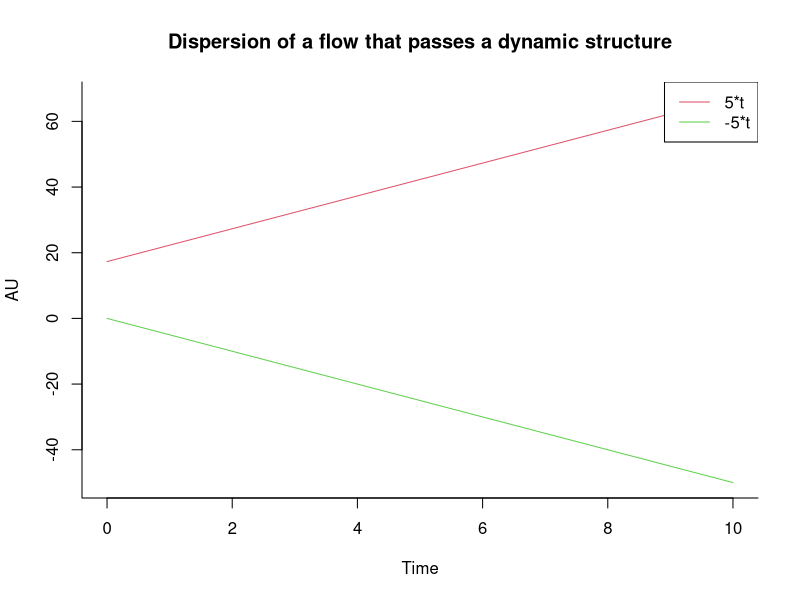
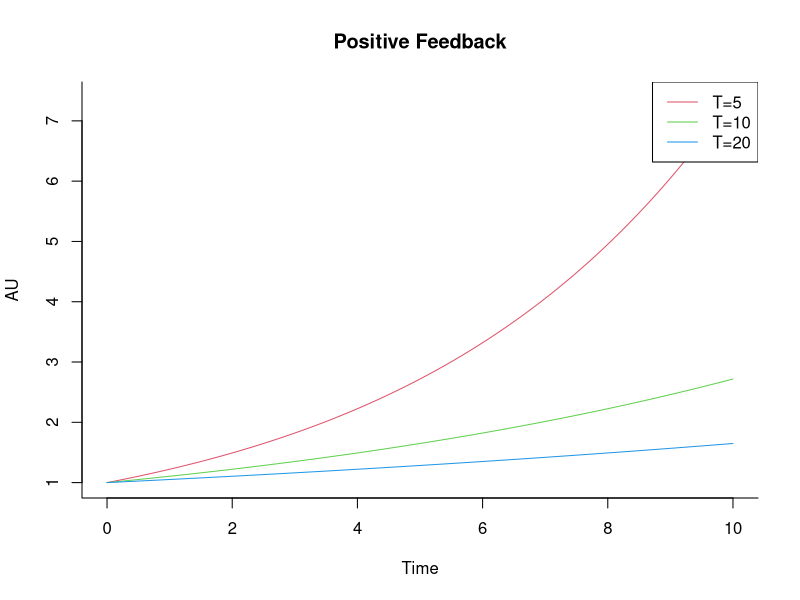
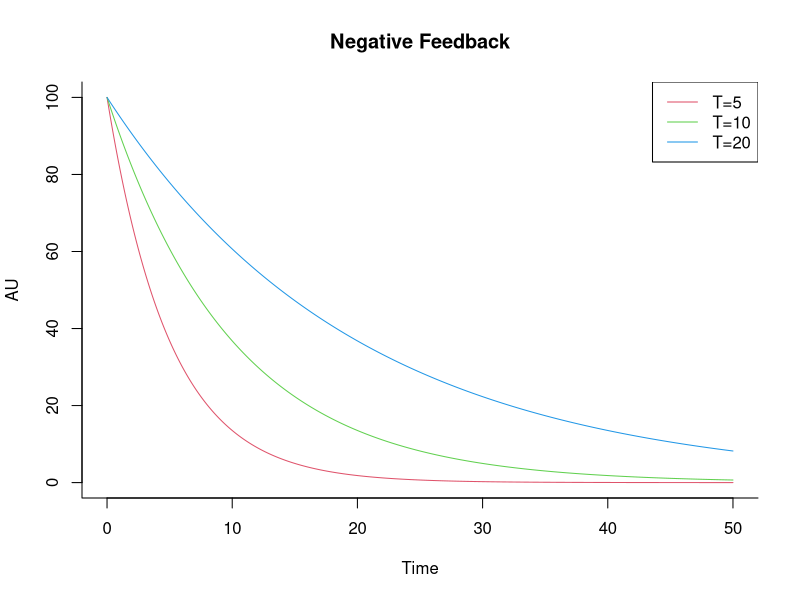
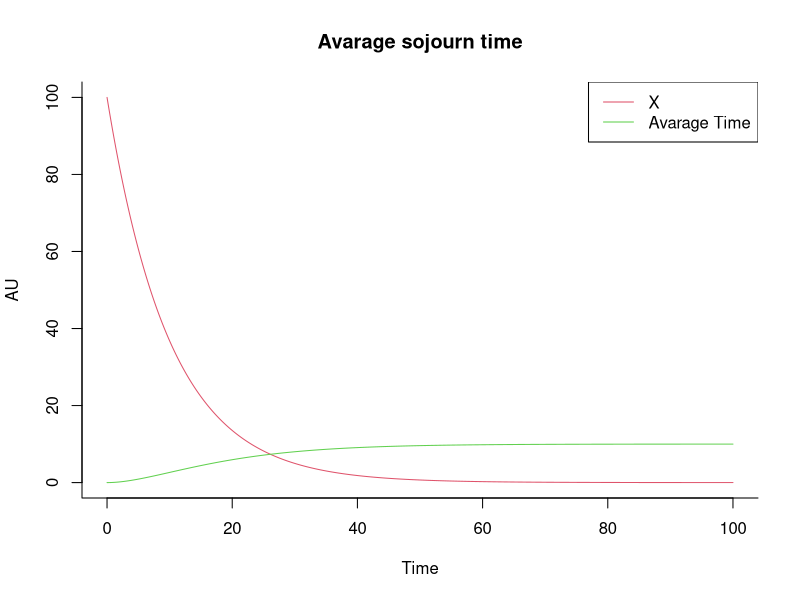
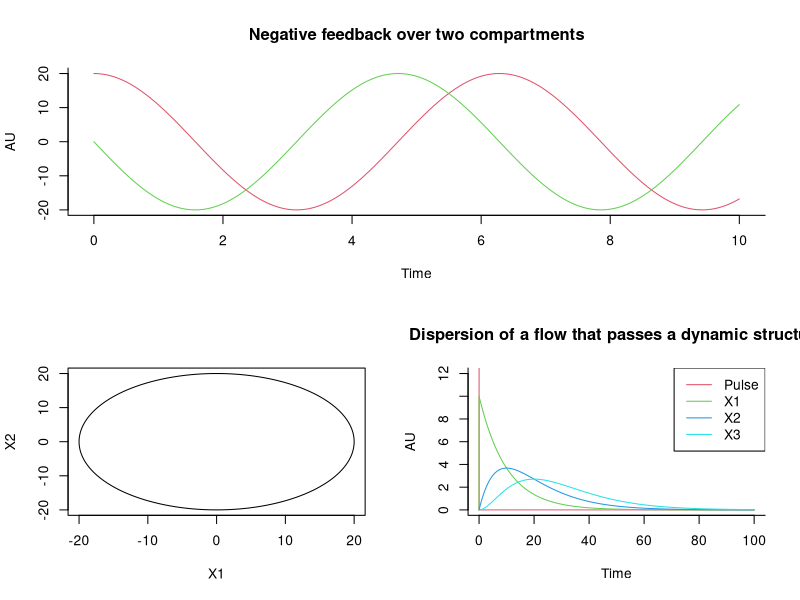
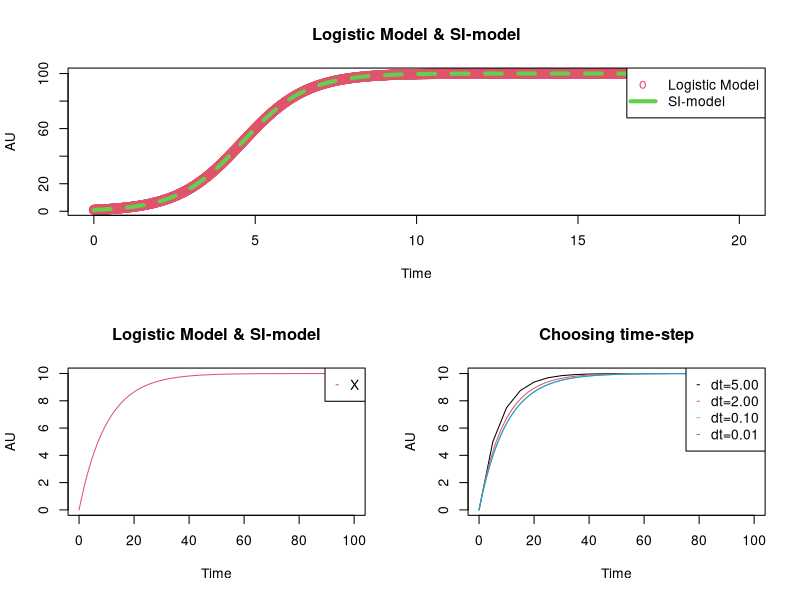
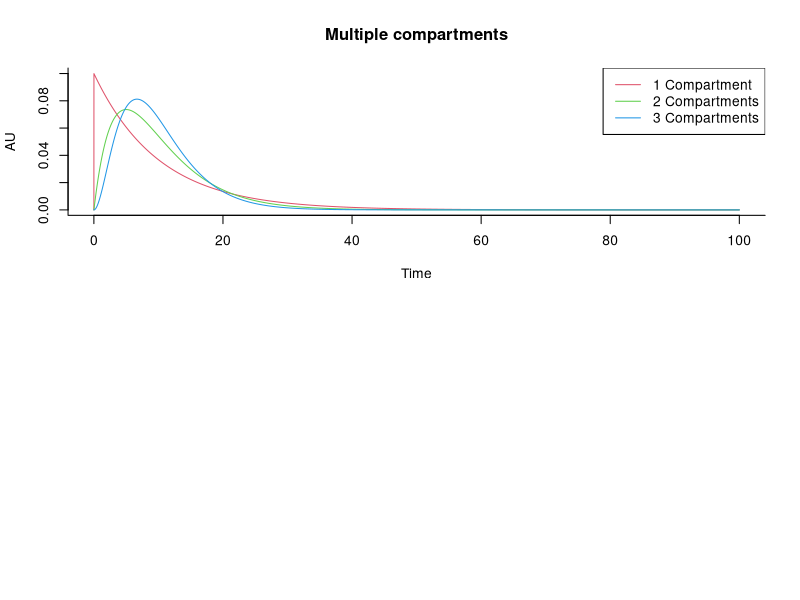

The R script that drew these images, in order:
#  PROJECT 
#  =======
#  Principles of Modelling and Simulation in Epidemiology
#  Laboratory exercise 1
#
#  DESCRIPTION
#  ===========
#  This is a extended version of the script compile_minimalistic_analysis_dataframe.R -- 
#  In this extended version the variables used by create_exploratory_figs.R are compiled 
#  as well as other variables that might be used in future development of EDA figs.  

# AUTHOR AND DATE
# Andreas Karlsson, October 2013

require(deSolve)
## =============================================================================
## 2.1 Filling and draining compartments
## =============================================================================
rm(list=ls(all=TRUE)) 
deriv <- function(time, state, parameters) {
  with(as.list(c(state, parameters)), {
    dX1 <- c1 - c2
    dX2 <- c2 - c1
    return(list(c(dX1, dX2)))
  })
}

init <- c(X1 = 17.3, X2 = 0)
parameters <- c(c1 = 10, c2 = 5)
times <- seq(0, 10, by = 0.01)
out <- as.data.frame(ode(y = init, times = times, func = deriv, parms = parameters))
out$time <- NULL

##-----------------------------
## Plot results
##-----------------------------
matplot(times, out, type = 'l', xlab = 'Time', ylab = 'AU', main = 'Dispersion of a flow that passes a dynamic structure', lty = 1, bty = 'l', col = 2:3)
legend('topright', c('5*t','-5*t'), lty = 1, col = 2:3)


## =============================================================================
## 2.2 Possitive feedback
## =============================================================================
rm(list=ls(all=TRUE))
derivs <- function(time, state, parameters) {
  with(as.list(c(state, parameters)), {
    dX1 <- X1/T1
    dX2 <- X2/T2
    dX3 <- X3/T3
    return(list(c(dX1, dX2, dX3)))
  })
}

init <- c(X1 = 1, X2 = 1, X3 = 1)
parameters <-  c(T1 = 5, T2 = 10, T3 = 20)
times <- seq(0, 10, by = 0.01)
out <- as.data.frame(ode(y = init, times = times, func = derivs, parms = parameters))
out$time <- NULL

##-----------------------------
## Plot results
##-----------------------------
matplot(times, out, type = 'l', xlab = 'Time', ylab = 'AU', main = 'Positive Feedback', lty = 1, bty = 'l', col = 2:4)
legend('topright', c('T=5','T=10','T=20'), lty = 1, col = 2:4)


## =============================================================================
## 2.3a Negative feedback
## =============================================================================
rm(list=ls(all=TRUE))
derivs <- function(time, state, parameters) {
  with(as.list(c(state, parameters)), {
    dX1 <- -X1/T1
    dX2 <- -X2/T2
    dX3 <- -X3/T3
    return(list(c(dX1, dX2, dX3)))
  })
}

init <- c(X1 = 100, X2 = 100, X3 = 100)
parameters <-  c(T1 = 5, T2 = 10, T3 = 20)
times <- seq(0, 50, by = 0.01)
out <- as.data.frame(ode(y = init, times = times, func = derivs, parms = parameters))
out$time <- NULL

##-----------------------------
## Plot results
##-----------------------------
matplot(times, out, type = 'l', xlab = 'Time', ylab = 'AU', main = 'Negative Feedback', lty = 1, bty = 'l', col = 2:4)
legend('topright', c('T=5','T=10','T=20'), lty = 1, col = 2:4)


## =============================================================================
## 2.3b Avarage Sojurn Time
## =============================================================================
rm(list=ls(all=TRUE))
derivs <- function(time, state, parameters) {
  with(as.list(c(state, parameters)), {
    dX1 <- -X1/T1
    Av_Time <- -time * dX1 / 100
    return(list(c(dX1, Av_Time)))
  })
}
init <- c(X1 = 100, Av_Time = 0)
parameters <-  c(T1 = 10)
times <- seq(0, 100, by = 0.01)
out <- as.data.frame(ode(y = init, times = times, func = derivs, parms = parameters))
out$time <- NULL
##-----------------------------
## Plot results
##-----------------------------
matplot(times, out, type = 'l', xlab = 'Time', ylab = 'AU', main = 'Avarage sojourn time', lty = 1, bty = 'l', col = 2:3)
legend('topright', c('X','Avarage Time'), lty = 1, col = 2:3)


## =============================================================================
## 2.4 Negative feedback over two compartments
## =============================================================================
rm(list=ls(all=TRUE)) 
oscillation <- function(time, state, parameters) {
  with(as.list(c(state, parameters)), {
    dX2 <- -X1
    dX1 <- X2    
    return(list(c(dX1, dX2)))
  })
}

init <- c(X1 = 20, X2 = 0)
parameters <- NULL
times <- seq(0, 10, by = 0.01)
out <- as.data.frame(ode(y = init, times = times, func = oscillation, parms = parameters))
out$time <- NULL

layout(matrix(c(1,1,2,3), 2, 2, byrow = TRUE))
matplot(times, out, type = "l", xlab = "Time", ylab = "AU", main = "Negative feedback over two compartments", lwd = 1, lty = 1, bty = "l", col = 2:3)
plot(out$X1,out$X2, type = 'l',ylab='X2', xlab='X1')



## =============================================================================
## 2.5 Dispertion by a dynamic structure
## =============================================================================
rm(list=ls(all=TRUE)) 
deriv <- function(time, state, parameters) {
  with(as.list(c(state, parameters)), {
    import <- sigimp(time)
    dX1 <- (import - X1)/T0
    dX2 <- (X1 - X2)/T0
    dX3 <- (X2 - X3)/T0 
    return(list(c(dX1, dX2,dX3)))
  })
}

init <- c(X1 = 0, X2 = 0, X3 = 0)
parameters <- c(T0=10)
dt <- 0.01
times <- seq(0, 100, by = dt)

## external signal with triangle impulse with area 100
signal <- as.data.frame(list(times = times, import = rep(0,length(times))))
signal$import[signal$times >= 0 & signal$times <= 0] <- 100 / dt * 2 #The 2 since it is a triangle
sigimp <- approxfun(signal$times, signal$import, rule = 2)

out <- as.data.frame(ode(y = init, times = times, func = deriv, parms = parameters))
out$time <- NULL

##-----------------------------
## Plot results
##-----------------------------
matplot(times, cbind(sigimp(times),out), type = 'l', xlab = 'Time', ylab = 'AU', main = 'Dispersion of a flow that passes a dynamic structure', lwd = 1, lty = 1, bty = 'l', col = 2:5, ylim=c(0,12))
legend('topright', c('Pulse','X1', 'X2','X3'), lty = 1, col = 2:5)


## =============================================================================
## 2.6 A logistic and an SI structure
## =============================================================================
rm(list=ls(all=TRUE)) 
deriv <- function(time, state, parameters) {
  with(as.list(c(state, parameters)), {
    dX <- c1 * X - c2 * X * X
    dS <-   - r * I * S
    dI <-     r * I * S
    return(list(c(dX, dS, dI)))
  })
}

init <- c(X = 1, S=99, I = 1)
parameters <- c(c1=1, c2=0.01, r=0.01)
times <- seq(0, 20, by = 0.01)
out <- as.data.frame(ode(y = init, times = times, func = deriv, parms = parameters))
out$time <- NULL
out$S <- NULL
##-----------------------------
## Plot results
##-----------------------------
matplot(times, out, type = c('o','l'), xlab = 'Time', ylab = 'AU', main = 'Logistic Model & SI-model', pch = 1, lwd =4, col = 2:4)
legend('topright', c('Logistic Model','SI-model'), pch = c('o','-'), lwd =c(0,4), col = 2:4)



## =============================================================================
## 3 Equation behind a Forrester diagram
## =============================================================================
rm(list=ls(all=TRUE)) 
deriv <- function(time, state, parameters) {
  with(as.list(c(state, parameters)), {
    dX <- c1 -X/T1
    return(list(c(dX)))
  })
}

init <- c(X = 0)
parameters <- c(c1=1, T1 = 10)

times <- seq(0, 100, by = 0.01)
out <- as.data.frame(ode(y = init, times = times, func = deriv, parms = parameters, method='euler'))
out$time <- NULL

##-----------------------------
## Plot results
##-----------------------------
matplot(times, out, type = 'l', xlab = 'Time', ylab = 'AU', main = 'Logistic Model & SI-model', pch = 1, col = 2)
legend('topright', c('X'), pch ='-', col = 2)

## =============================================================================
## 5 Equation behind a Forrester diagram
## =============================================================================
rm(list=ls(all=TRUE)) 
deriv <- function(time, state, parameters) {
  with(as.list(c(state, parameters)), {
    dX <- c1 -X/T1
    return(list(c(dX)))
  })
}

init <- c(X = 0)
parameters <- c(c1=1, T1 = 10)


d_t <- c(5, 2, 0.1, 0.01)
for (tt in 1:length(d_t)){
  times <- seq(0, 100, by = d_t[tt])
  out <- as.data.frame(ode(y = init, times = times, func = deriv, parms = parameters, method='euler'))
  out$time <- NULL
  if (tt==1)
    matplot(times, out, type = 'l', xlab = 'Time', ylab = 'AU', main = 'Choosing time-step', pch = 1, col = 1)
  else
    lines(times, t(out), col = tt)
}
legend('topright', sprintf("dt=%.2f", d_t), pch ='-', col = (1:(length(d_t))))



## =============================================================================
## 6 Stage and Compartment
## =============================================================================
rm(list=ls(all=TRUE)) 
deriv <- function(time, state, parameters) {
  with(as.list(c(state, parameters)), {
    import <- sigimp(time)
    # One compartment
    dX1   <- (import - X1)/T1
    # Two compartments
    dX2_1 <- (import - X2_1)/T2
    dX2_2 <- (X2_1 - X2_2)/T2
    # Three compartments
    dX3_1 <- (import - X3_1)/T3
    dX3_2 <- (X3_1 - X3_2)/T3
    dX3_3 <- (X3_2 - X3_3)/T3 
    return(list(c(dX1, dX2_1, dX2_2, dX3_1, dX3_2, dX3_3)))
  })
}

init <- c(X1 = 0, X2_1 = 0, X2_2 = 0, X3_1 = 0, X3_2 = 0, X3_3 = 0)
parameters <- c(T1 = 10, T2 = 10/2, T3 = 10/3)
d_t <- 0.01
times <- seq(0, 100, by = d_t)

## external signal with triangle impulse with area 1
signal <- as.data.frame(list(times = times, import = rep(0,length(times))))
signal$import[signal$times >= 0 & signal$times <= 0] <- 1 / d_t * 2 #The 2 since it is a triangle
sigimp <- approxfun(signal$times, signal$import, rule = 2)

out <- as.data.frame(ode(y = init, times = times, func = deriv, parms = parameters))

##-----------------------------
## Plot results
##-----------------------------
matplot(times, out[c('X1','X2_2','X3_3')], type = 'l', xlab = 'Time', ylab = 'AU', main = 'Multiple compartments', lwd = 1, lty = 1, bty = 'l', col = 2:5, ylim=c(0,0.1))
legend('topright', c('1 Compartment', '2 Compartments','3 Compartments'), lty = 1, col = 2:5)
